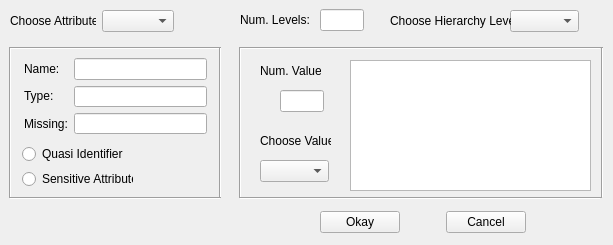
<ui version="4.0" >
 <class>myOpenmetaClass</class>
 <widget class="QWidget" name="myOpenmetaClass" >
  <property name="geometry" >
   <rect>
    <x>0</x>
    <y>0</y>
    <width>613</width>
    <height>245</height>
   </rect>
  </property>
  <property name="sizePolicy" >
   <sizepolicy vsizetype="Fixed" hsizetype="Fixed" >
    <horstretch>0</horstretch>
    <verstretch>0</verstretch>
   </sizepolicy>
  </property>
  <property name="windowTitle" >
   <string>Meta Information</string>
  </property>
  <property name="windowIcon" >
   <iconset>
    <normaloff>./cornell-bigred.png</normaloff>./cornell-bigred.png</iconset>
  </property>
  <widget class="QLabel" name="label_level" >
   <property name="geometry" >
    <rect>
     <x>240</x>
     <y>10</y>
     <width>71</width>
     <height>20</height>
    </rect>
   </property>
   <property name="text" >
    <string>Num. Levels:</string>
   </property>
  </widget>
  <widget class="QLineEdit" name="lineEdit_level" >
   <property name="geometry" >
    <rect>
     <x>320</x>
     <y>9</y>
     <width>44</width>
     <height>22</height>
    </rect>
   </property>
  </widget>
  <widget class="QComboBox" name="comboBox_level" >
   <property name="geometry" >
    <rect>
     <x>510</x>
     <y>10</y>
     <width>69</width>
     <height>22</height>
    </rect>
   </property>
  </widget>
  <widget class="QLabel" name="label_value" >
   <property name="geometry" >
    <rect>
     <x>260</x>
     <y>60</y>
     <width>61</width>
     <height>21</height>
    </rect>
   </property>
   <property name="text" >
    <string>Num. Values:</string>
   </property>
  </widget>
  <widget class="QLineEdit" name="lineEdit_value" >
   <property name="geometry" >
    <rect>
     <x>280</x>
     <y>90</y>
     <width>44</width>
     <height>22</height>
    </rect>
   </property>
  </widget>
  <widget class="QRadioButton" name="radioButton_qi" >
   <property name="geometry" >
    <rect>
     <x>22</x>
     <y>145</y>
     <width>101</width>
     <height>18</height>
    </rect>
   </property>
   <property name="text" >
    <string>Quasi Identifier</string>
   </property>
  </widget>
  <widget class="QRadioButton" name="radioButton_sa" >
   <property name="geometry" >
    <rect>
     <x>22</x>
     <y>170</y>
     <width>111</width>
     <height>18</height>
    </rect>
   </property>
   <property name="text" >
    <string>Sensitive Attribute</string>
   </property>
  </widget>
  <widget class="Line" name="line" >
   <property name="geometry" >
    <rect>
     <x>10</x>
     <y>40</y>
     <width>211</width>
     <height>16</height>
    </rect>
   </property>
   <property name="orientation" >
    <enum>Qt::Horizontal</enum>
   </property>
  </widget>
  <widget class="Line" name="line_2" >
   <property name="geometry" >
    <rect>
     <x>2</x>
     <y>47</y>
     <width>16</width>
     <height>151</height>
    </rect>
   </property>
   <property name="orientation" >
    <enum>Qt::Vertical</enum>
   </property>
  </widget>
  <widget class="Line" name="line_3" >
   <property name="geometry" >
    <rect>
     <x>10</x>
     <y>190</y>
     <width>211</width>
     <height>16</height>
    </rect>
   </property>
   <property name="orientation" >
    <enum>Qt::Horizontal</enum>
   </property>
  </widget>
  <widget class="Line" name="line_4" >
   <property name="geometry" >
    <rect>
     <x>212</x>
     <y>47</y>
     <width>16</width>
     <height>151</height>
    </rect>
   </property>
   <property name="orientation" >
    <enum>Qt::Vertical</enum>
   </property>
  </widget>
  <widget class="Line" name="line_5" >
   <property name="geometry" >
    <rect>
     <x>240</x>
     <y>190</y>
     <width>361</width>
     <height>16</height>
    </rect>
   </property>
   <property name="orientation" >
    <enum>Qt::Horizontal</enum>
   </property>
  </widget>
  <widget class="Line" name="line_6" >
   <property name="geometry" >
    <rect>
     <x>240</x>
     <y>40</y>
     <width>361</width>
     <height>16</height>
    </rect>
   </property>
   <property name="orientation" >
    <enum>Qt::Horizontal</enum>
   </property>
  </widget>
  <widget class="Line" name="line_7" >
   <property name="geometry" >
    <rect>
     <x>594</x>
     <y>47</y>
     <width>16</width>
     <height>151</height>
    </rect>
   </property>
   <property name="orientation" >
    <enum>Qt::Vertical</enum>
   </property>
  </widget>
  <widget class="Line" name="line_8" >
   <property name="geometry" >
    <rect>
     <x>232</x>
     <y>47</y>
     <width>16</width>
     <height>151</height>
    </rect>
   </property>
   <property name="orientation" >
    <enum>Qt::Vertical</enum>
   </property>
  </widget>
  <widget class="QListWidget" name="listWidget_children" >
   <property name="geometry" >
    <rect>
     <x>350</x>
     <y>60</y>
     <width>241</width>
     <height>131</height>
    </rect>
   </property>
  </widget>
  <widget class="QLabel" name="label" >
   <property name="geometry" >
    <rect>
     <x>260</x>
     <y>130</y>
     <width>71</width>
     <height>21</height>
    </rect>
   </property>
   <property name="text" >
    <string>Choose Value</string>
   </property>
  </widget>
  <widget class="QComboBox" name="comboBox_value" >
   <property name="geometry" >
    <rect>
     <x>260</x>
     <y>160</y>
     <width>69</width>
     <height>22</height>
    </rect>
   </property>
  </widget>
  <widget class="QLabel" name="label_2" >
   <property name="geometry" >
    <rect>
     <x>390</x>
     <y>10</y>
     <width>121</width>
     <height>21</height>
    </rect>
   </property>
   <property name="text" >
    <string>Choose Hierarchy Level</string>
   </property>
  </widget>
  <widget class="QWidget" name="layoutWidget" >
   <property name="geometry" >
    <rect>
     <x>24</x>
     <y>58</y>
     <width>183</width>
     <height>76</height>
    </rect>
   </property>
   <layout class="QHBoxLayout" name="horizontalLayout_2" >
    <item>
     <layout class="QVBoxLayout" name="verticalLayout_2" >
      <item>
       <widget class="QLabel" name="label_name" >
        <property name="text" >
         <string>Name:</string>
        </property>
       </widget>
      </item>
      <item>
       <widget class="QLabel" name="label_type" >
        <property name="text" >
         <string>Type:</string>
        </property>
       </widget>
      </item>
      <item>
       <widget class="QLabel" name="label_missing" >
        <property name="text" >
         <string>Missing:</string>
        </property>
       </widget>
      </item>
     </layout>
    </item>
    <item>
     <layout class="QVBoxLayout" name="verticalLayout" >
      <item>
       <widget class="QLineEdit" name="lineEdit_name" />
      </item>
      <item>
       <widget class="QLineEdit" name="lineEdit_type" />
      </item>
      <item>
       <widget class="QLineEdit" name="lineEdit_missing" />
      </item>
     </layout>
    </item>
   </layout>
  </widget>
  <widget class="QWidget" name="layoutWidget" >
   <property name="geometry" >
    <rect>
     <x>10</x>
     <y>10</y>
     <width>164</width>
     <height>22</height>
    </rect>
   </property>
   <layout class="QHBoxLayout" name="horizontalLayout_3" >
    <item>
     <widget class="QLabel" name="label_attribute" >
      <property name="text" >
       <string>Choose Attributes</string>
      </property>
     </widget>
    </item>
    <item>
     <widget class="QComboBox" name="comboBox_attribute" />
    </item>
   </layout>
  </widget>
  <widget class="QWidget" name="layoutWidget" >
   <property name="geometry" >
    <rect>
     <x>280</x>
     <y>210</y>
     <width>286</width>
     <height>25</height>
    </rect>
   </property>
   <layout class="QHBoxLayout" name="horizontalLayout" >
    <item>
     <spacer name="horizontalSpacer_2" >
      <property name="orientation" >
       <enum>Qt::Horizontal</enum>
      </property>
      <property name="sizeHint" stdset="0" >
       <size>
        <width>30</width>
        <height>20</height>
       </size>
      </property>
     </spacer>
    </item>
    <item>
     <widget class="QPushButton" name="pushButton_ok" >
      <property name="text" >
       <string>Okay</string>
      </property>
     </widget>
    </item>
    <item>
     <spacer name="horizontalSpacer_3" >
      <property name="orientation" >
       <enum>Qt::Horizontal</enum>
      </property>
      <property name="sizeHint" stdset="0" >
       <size>
        <width>40</width>
        <height>20</height>
       </size>
      </property>
     </spacer>
    </item>
    <item>
     <widget class="QPushButton" name="pushButton_cancel" >
      <property name="text" >
       <string>Cancel</string>
      </property>
     </widget>
    </item>
    <item>
     <spacer name="horizontalSpacer" >
      <property name="orientation" >
       <enum>Qt::Horizontal</enum>
      </property>
      <property name="sizeHint" stdset="0" >
       <size>
        <width>40</width>
        <height>20</height>
       </size>
      </property>
     </spacer>
    </item>
   </layout>
  </widget>
 </widget>
 <resources/>
 <connections/>
</ui>
